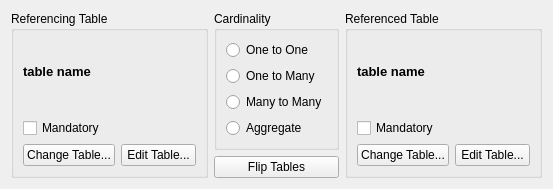
<?xml version="1.0" encoding="UTF-8"?>
<ui version="4.0">
 <class>CRelationshipEditor</class>
 <widget class="QWidget" name="CRelationshipEditor">
  <property name="geometry">
   <rect>
    <x>0</x>
    <y>0</y>
    <width>515</width>
    <height>166</height>
   </rect>
  </property>
  <property name="windowTitle">
   <string>Relationship Editor</string>
  </property>
  <layout class="QGridLayout" name="gridLayout_3">
   <item row="0" column="0" rowspan="2">
    <widget class="QGroupBox" name="groupBox">
     <property name="title">
      <string>Referencing Table</string>
     </property>
     <layout class="QGridLayout" name="gridLayout">
      <item row="3" column="1">
       <widget class="QPushButton" name="startTableEdit">
        <property name="sizePolicy">
         <sizepolicy hsizetype="Minimum" vsizetype="Fixed">
          <horstretch>0</horstretch>
          <verstretch>0</verstretch>
         </sizepolicy>
        </property>
        <property name="minimumSize">
         <size>
          <width>75</width>
          <height>0</height>
         </size>
        </property>
        <property name="text">
         <string>Edit Table...</string>
        </property>
       </widget>
      </item>
      <item row="0" column="0">
       <widget class="QLabel" name="startTableName">
        <property name="font">
         <font>
          <pointsize>10</pointsize>
          <weight>75</weight>
          <bold>true</bold>
         </font>
        </property>
        <property name="text">
         <string>table name</string>
        </property>
       </widget>
      </item>
      <item row="1" column="0">
       <spacer name="verticalSpacer">
        <property name="orientation">
         <enum>Qt::Vertical</enum>
        </property>
        <property name="sizeType">
         <enum>QSizePolicy::Fixed</enum>
        </property>
        <property name="sizeHint" stdset="0">
         <size>
          <width>20</width>
          <height>10</height>
         </size>
        </property>
       </spacer>
      </item>
      <item row="2" column="0">
       <widget class="QCheckBox" name="starTableMandatory">
        <property name="text">
         <string>Mandatory</string>
        </property>
       </widget>
      </item>
      <item row="3" column="0">
       <widget class="QPushButton" name="startTableChange">
        <property name="text">
         <string>Change Table...</string>
        </property>
       </widget>
      </item>
     </layout>
    </widget>
   </item>
   <item row="0" column="1">
    <widget class="QGroupBox" name="groupBox_2">
     <property name="title">
      <string>Cardinality</string>
     </property>
     <layout class="QVBoxLayout" name="verticalLayout">
      <item>
       <widget class="QRadioButton" name="radioOneOne">
        <property name="text">
         <string>One to One</string>
        </property>
       </widget>
      </item>
      <item>
       <widget class="QRadioButton" name="radioOneMany">
        <property name="text">
         <string>One to Many</string>
        </property>
       </widget>
      </item>
      <item>
       <widget class="QRadioButton" name="radioManyMany">
        <property name="text">
         <string>Many to Many</string>
        </property>
       </widget>
      </item>
      <item>
       <widget class="QRadioButton" name="radioAggregate">
        <property name="text">
         <string>Aggregate</string>
        </property>
       </widget>
      </item>
     </layout>
    </widget>
   </item>
   <item row="0" column="2" rowspan="2">
    <widget class="QGroupBox" name="groupBox_3">
     <property name="title">
      <string>Referenced Table</string>
     </property>
     <layout class="QGridLayout" name="gridLayout_2">
      <item row="3" column="1">
       <widget class="QPushButton" name="endTableEdit">
        <property name="sizePolicy">
         <sizepolicy hsizetype="Minimum" vsizetype="Fixed">
          <horstretch>0</horstretch>
          <verstretch>0</verstretch>
         </sizepolicy>
        </property>
        <property name="minimumSize">
         <size>
          <width>75</width>
          <height>0</height>
         </size>
        </property>
        <property name="text">
         <string>Edit Table...</string>
        </property>
       </widget>
      </item>
      <item row="0" column="0">
       <widget class="QLabel" name="endTableName">
        <property name="font">
         <font>
          <pointsize>10</pointsize>
          <weight>75</weight>
          <bold>true</bold>
         </font>
        </property>
        <property name="text">
         <string>table name</string>
        </property>
       </widget>
      </item>
      <item row="1" column="0">
       <spacer name="verticalSpacer_2">
        <property name="orientation">
         <enum>Qt::Vertical</enum>
        </property>
        <property name="sizeType">
         <enum>QSizePolicy::Fixed</enum>
        </property>
        <property name="sizeHint" stdset="0">
         <size>
          <width>20</width>
          <height>10</height>
         </size>
        </property>
       </spacer>
      </item>
      <item row="2" column="0">
       <widget class="QCheckBox" name="endTableMandatory">
        <property name="text">
         <string>Mandatory</string>
        </property>
       </widget>
      </item>
      <item row="3" column="0">
       <widget class="QPushButton" name="endTableChange">
        <property name="text">
         <string>Change Table...</string>
        </property>
       </widget>
      </item>
     </layout>
    </widget>
   </item>
   <item row="1" column="1">
    <widget class="QPushButton" name="flipTables">
     <property name="text">
      <string>Flip Tables</string>
     </property>
    </widget>
   </item>
  </layout>
 </widget>
 <resources/>
 <connections/>
</ui>
